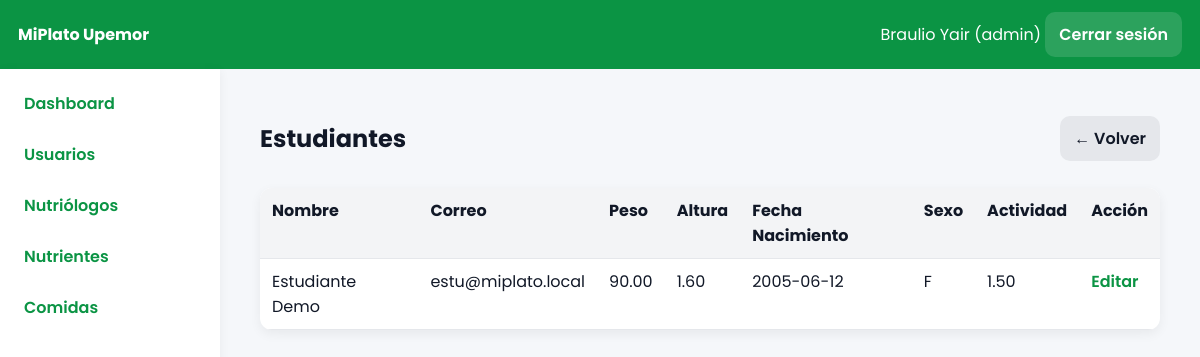
Screenshot of /index.php?controller=admin&action=estudiantes (signed in) with the database file from the repository.
### tables this page shows
CREATE TABLE `estudiantes_detalle` (
  `id` int(11) NOT NULL AUTO_INCREMENT,
  `usuario_id` int(11) NOT NULL,
  `peso` decimal(5,2) DEFAULT NULL,
  `altura` decimal(5,2) DEFAULT NULL,
  `fecha_nacimiento` date DEFAULT NULL,
  `sexo` enum('M','F') DEFAULT 'M',
  `actividad` decimal(3,2) DEFAULT 1.40,
  PRIMARY KEY (`id`),
  KEY `usuario_id` (`usuario_id`),
  CONSTRAINT `estudiantes_detalle_ibfk_1` FOREIGN KEY (`usuario_id`) REFERENCES `usuarios` (`id`) ON DELETE CASCADE
);

CREATE TABLE `usuarios` (
  `id` int(11) NOT NULL AUTO_INCREMENT,
  `nombre` varchar(100) NOT NULL,
  `apellidos` varchar(120) DEFAULT NULL,
  `correo` varchar(120) NOT NULL,
  `password` varchar(255) NOT NULL,
  `rol` enum('admin','nutriologo','estudiante') NOT NULL DEFAULT 'estudiante',
  `creado_en` timestamp NOT NULL DEFAULT current_timestamp(),
  PRIMARY KEY (`id`),
  UNIQUE KEY `correo` (`correo`)
);

### app/core/Controller.php (called while the page is built, shortened)
<?php
class Controller{
protected function view($file,$data=[]){$view=$file;extract($data);include __DIR__.'/../views/layout.php';}
protected function partial($file,$data=[]){extract($data);include __DIR__.'/../views/'.$file.'.php';}
}

### app/controllers/AdminController.php (called while the page is built, shortened)
<?php
require_once __DIR__.'/../models/User.php';require_once __DIR__.'/../models/Nutriente.php';require_once __DIR__.'/../models/Comida.php';require_once __DIR__.'/../models/EstudianteDetalle.php';
class AdminController extends Controller{
public function estudiantes(){
    $eM = new EstudianteDetalle();
    $list = $eM->allWithUsers();
    $this->view('admin/estudiantes/index', compact('list'));
}
}

### app/core/Router.php (called while the page is built)
<?php
class Router{public static function dispatch(){$c=$_GET['controller']??'auth';$a=$_GET['action']??'login';$cn=ucfirst($c).'Controller';$f=__DIR__.'/../controllers/'.$cn.'.php';if(!file_exists($f)){http_response_code(404);echo'Controller not found';exit;}require_once $f; if(!class_exists($cn)){echo'Class not found';exit;} $o=new $cn(); if(!method_exists($o,$a)){echo'Action not found';exit;} $o->$a();}}

### index.php (called while the page is built, shortened)
<?php
require __DIR__.'/app/core/Controller.php';
require __DIR__.'/app/core/Model.php';
require __DIR__.'/app/core/Database.php';
require __DIR__.'/app/core/Router.php';
Router::dispatch();

### app/core/Database.php (called while the page is built)
<?php
class Database{private static $c=null;public static function getConnection(){if(self::$c===null){$dsn='mysql:host='.DB_HOST.';dbname='.DB_NAME.';charset=utf8mb4';self::$c=new PDO($dsn,DB_USER,DB_PASS,[PDO::ATTR_ERRMODE=>PDO::ERRMODE_EXCEPTION,PDO::ATTR_DEFAULT_FETCH_MODE=>PDO::FETCH_ASSOC]);}return self::$c;}}

### app/core/Model.php (called while the page is built)
<?php class Model{protected $db;function __construct(){ $this->db=Database::getConnection();}}

### app/models/EstudianteDetalle.php (called while the page is built, shortened)
<?php
class EstudianteDetalle extends Model{
public function allWithUsers(){ return $this->db->query("SELECT u.id,u.nombre,u.apellidos,u.correo,ed.peso,ed.altura,ed.fecha_nacimiento,ed.sexo,ed.actividad FROM usuarios u LEFT JOIN estudiantes_detalle ed ON ed.usuario_id=u.id WHERE u.rol='estudiante' ORDER BY u.id DESC")->fetchAll(); }
}

### app/views/admin/estudiantes/index.php (the view)
<div class='page-head'><h2>Estudiantes</h2><a class='btn' href='index.php?controller=admin&action=dashboard'>← Volver</a></div>
<table class='table'><thead><tr><th>Nombre</th><th>Correo</th><th>Peso</th><th>Altura</th><th>Fecha Nacimiento</th><th>Sexo</th><th>Actividad</th><th>Acción</th></tr></thead><tbody>
<?php foreach($list as $e): ?>
<tr><td><?= htmlspecialchars($e['nombre'].' '.$e['apellidos']) ?></td><td><?= htmlspecialchars($e['correo']) ?></td><td><?= $e['peso'] ?></td><td><?= $e['altura'] ?></td><td><?= $e['fecha_nacimiento'] ?></td><td><?= $e['sexo'] ?></td><td><?= $e['actividad'] ?></td>
<td><a class='link' href='index.php?controller=admin&action=estudianteForm&id=<?= $e['id'] ?>'>Editar</a></td></tr><?php endforeach; ?></tbody></table>

### public/css/app.css (style rules this page uses)
* { box-sizing:border-box }
body { font-family:'Poppins',system-ui,Segoe UI,Roboto,Arial,sans-serif;background:#f5f7fa;margin:0;color:#111827 }
.btn { display:inline-block;padding:10px 14px;border-radius:10px;border:0;background:#e5e7eb;text-decoration:none;color:#111827;font-weight:600 }
.table { width:100%;border-collapse:collapse;background:#fff;border-radius:12px;overflow:hidden;box-shadow:0 4px 12px rgba(0,0,0,.06) }
.table th,.table td { padding:10px 12px;border-bottom:1px solid #e5e7eb;vertical-align:top }
.table th { background:#f3f4f6;text-align:left }
.link { color:#0b9444;text-decoration:none;font-weight:600 }
.page-head { display:flex;align-items:center;justify-content:space-between;margin:8px 0 12px }

### rows the page displays
estudiantes_detalle: usuario.apellidos "Estudiante Demo", usuario.correo "estu@miplato.local", peso "90.00", altura "1.60", fecha_nacimiento "2005-06-12", sexo "F", actividad "1.50"

### other values shown
$_SESSION['user']['nombre'] "Braulio Yair"
$_SESSION['user']['rol'] "admin"
